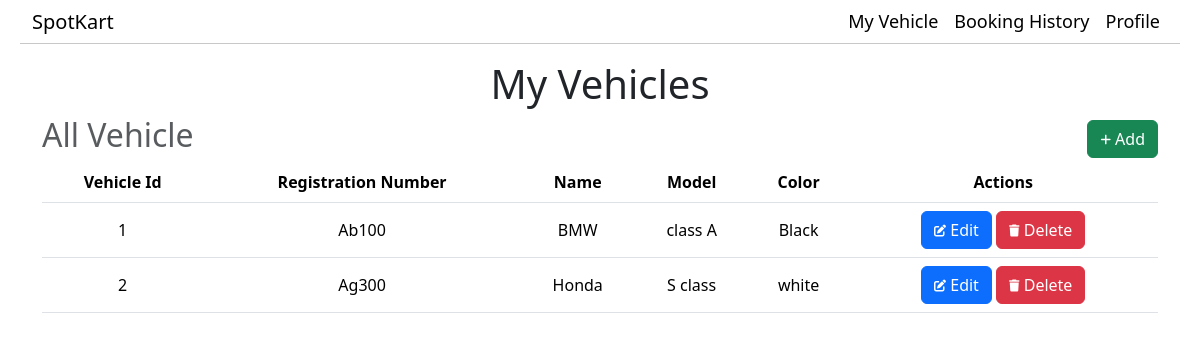
The app's page /my_vehicle (signed in) with its own data.
### models/database.py (models this page shows)
class Car(db.Model):
    __tablename__ = 'car'
    id = db.Column(db.Integer, primary_key=True)
    plate_number = db.Column(db.String(32), unique=True, nullable=False)
    model = db.Column(db.String(512), nullable=False)
    name = db.Column(db.String(32), nullable=False)
    color = db.Column(db.String(32), nullable=False)
    user_id = db.Column(db.Integer, db.ForeignKey('user.id'), nullable=False)
    bookings = db.relationship('Bookings', backref='car', lazy=True)

### controllers/car.py (the view)
@car.route('/my_vehicle')
@auth_required
def my_vehicle():
        user = User.query.get(session['user_id'])
        return render_template('car/car.html', user=user, car=Car.query.filter_by(user_id=user.id).all())

### controllers/main.py (called while the page is built)
def auth_required(func):
    @wraps(func)
    def inner (*args, **kwargs):
        if 'user_id' not in session:
            flash('You need to login first.')
            return redirect(url_for('User.login'))
        return func(*args, **kwargs)
    return inner

### templates/car/car.html (shortened to what this page needs)
{% extends 'layout.html' %}
{% block content %}
<h1>My Vehicles</h1>
<div class="heading">
    <h2 class="text-muted">All Vehicle</h2>
    <a class="btn btn-success" href="{{url_for('car.add_car')}}">
        <i class="fas fa-plus fa-xs"></i>
        Add
    </a>
</div>
<table class="table">
    <thead>
        <tr>
            <th>Vehicle Id</th>
            <th>Registration Number</th>
            <th>Name</th>
            <th>Model</th>
            <th>Color</th>
            <th>Actions</th>
        </tr>
    </thead>
    <tbody>
        {% for c in car %}
        <tr>
            <td>{{c.id}}</td>
            <td>{{c.plate_number}}</td>
            <td>{{c.name}}</td>
            <td>{{c.model}}</td>
            <td>{{c.color}}</td>
            <td>
                <a class="btn btn-primary" href="{{url_for('car.edit_car', id=c.id)}}">
                    <i class="fas fa-edit fa-xs"></i>
                    Edit
                </a>
                <a class="btn btn-danger" href="{{url_for('car.delete_car', id=c.id)}}">
                    <i class="fas fa-trash fa-xs"></i>
                    Delete
                </a>
            </td>
        </tr>
        {% endfor %}
    </tbody>
</table>
{% endblock %}

### templates/layout.html (style rules this page uses)
body { margin: 0; padding: 0px 20px; background-color: #fff; }

### templates/car/car.html (style rules this page uses)
h1, h2 { text-align: center; }
table { width: 100%; border-collapse: collapse; text-align: center; }
th, td { padding: 10px; vertical-align: middle; text-align: center; }
.heading { display: flex; justify-content: space-between; align-items: center; }

### records on screen
Car: id "1", plate_number "Ab100", name "BMW", model "class A", color "Black"
Car: id "2", plate_number "Ag300", name "Honda", model "S class", color "white"
